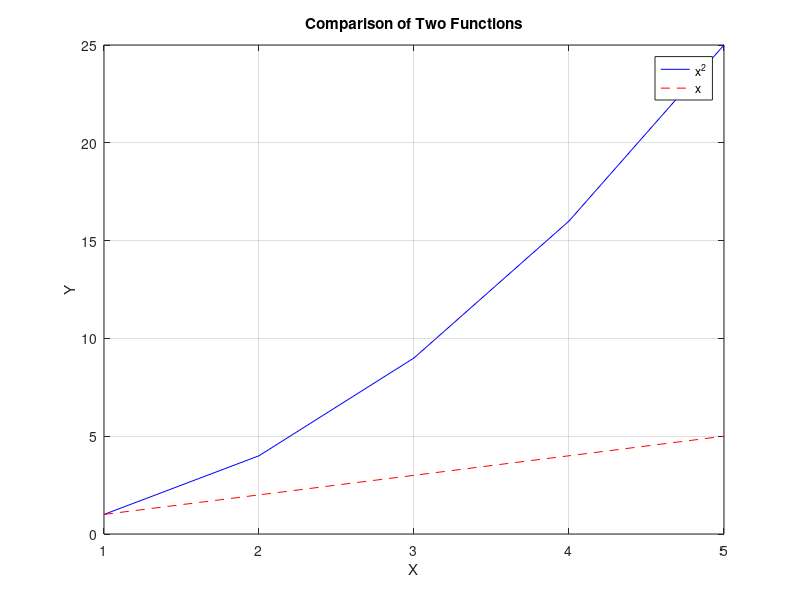

This chart was generated by the following MATLAB code:
% Create the following vectors:

x = [1 2 3 4 5];
y1 = [1 4 9 16 25];
y2 = [1 2 3 4 5];

% Write a MATLAB program that:

% Plot y1 vs x using a blue solid line.
% Plot y2 vs x using a red dashed line.
% Display a legend with labels "y = x^2" and "y = x".
% Add the title "Comparison of Two Functions".
% Label the x-axis as "X".
% Label the y-axis as "Y".
%Turn the grid on.

plot(x, y1, 'b-', x, y2, 'r--')

legend("x^2","x")

title("Comparison of Two Functions")

xlabel("X")

ylabel("Y")

grid on
